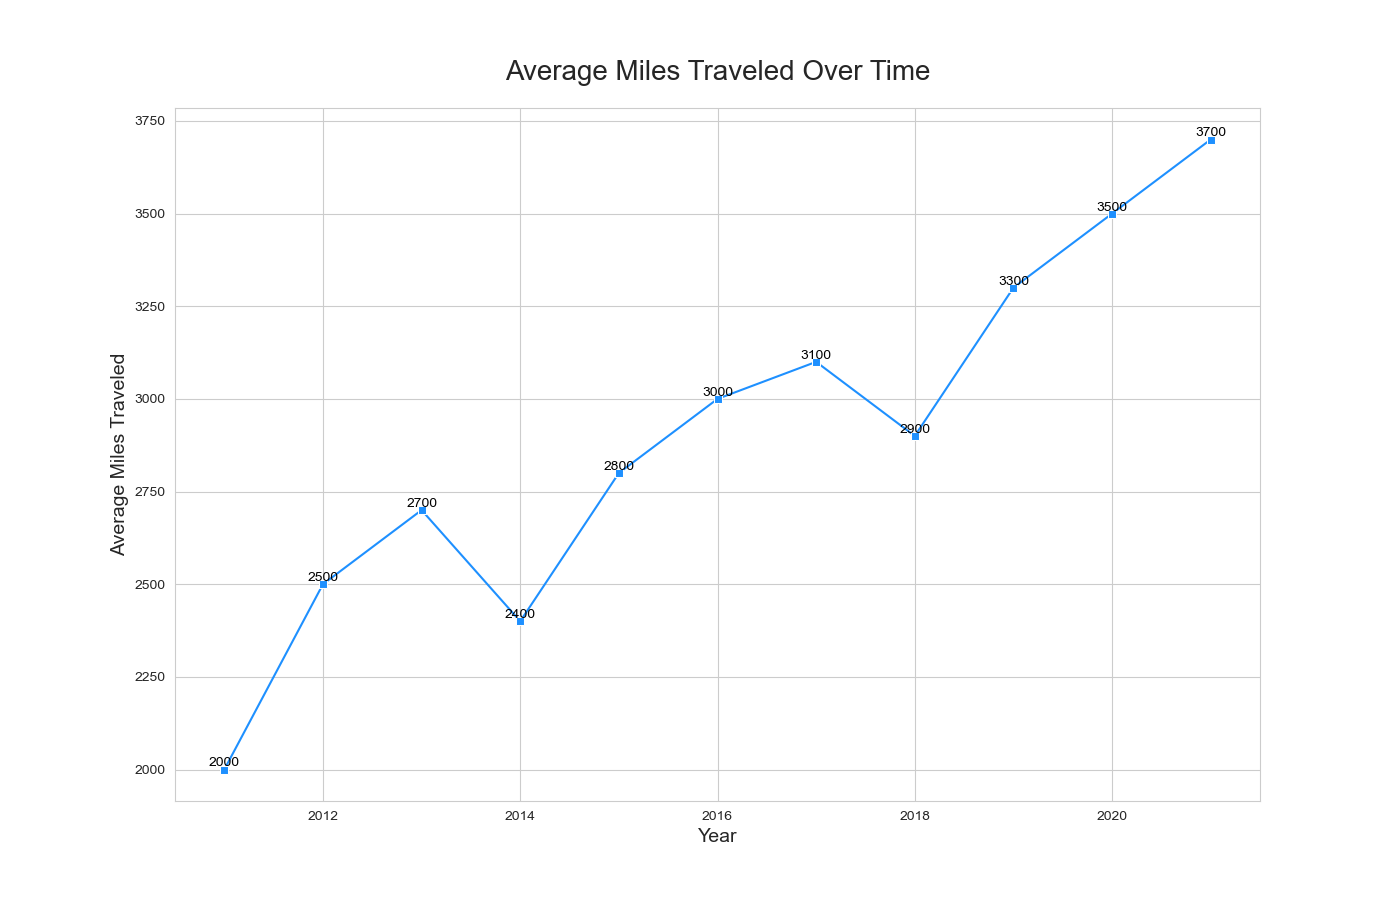

Source code (Python):

import pandas as pd
import seaborn as sns
import matplotlib.pyplot as plt

# Create the DataFrame directly
data = {
    'Year': [2011, 2012, 2013, 2014, 2015, 2016, 2017, 2018, 2019, 2020, 2021],
    'Average Miles Traveled': [2000, 2500, 2700, 2400, 2800, 3000, 3100, 2900, 3300, 3500, 3700]
}
df = pd.DataFrame(data)

# Initialize the matplotlib figure to set the size
f, ax = plt.subplots(figsize=(14, 9))

# Plotting the line chart
sns.lineplot(x="Year", y="Average Miles Traveled", data=df, color="#1E90FF", marker='s')

# Customizing the axes and title
ax.set_title('Average Miles Traveled Over Time', fontsize=20, pad=20)
ax.set_xlabel('Year', fontsize=14)
ax.set_ylabel('Average Miles Traveled', fontsize=14)

# Adding annotations for specific data points
for x, y in zip(df['Year'], df['Average Miles Traveled']):
    ax.text(x, y, y, color="black", ha="center", va="bottom")

# Show the plot
plt.show()
